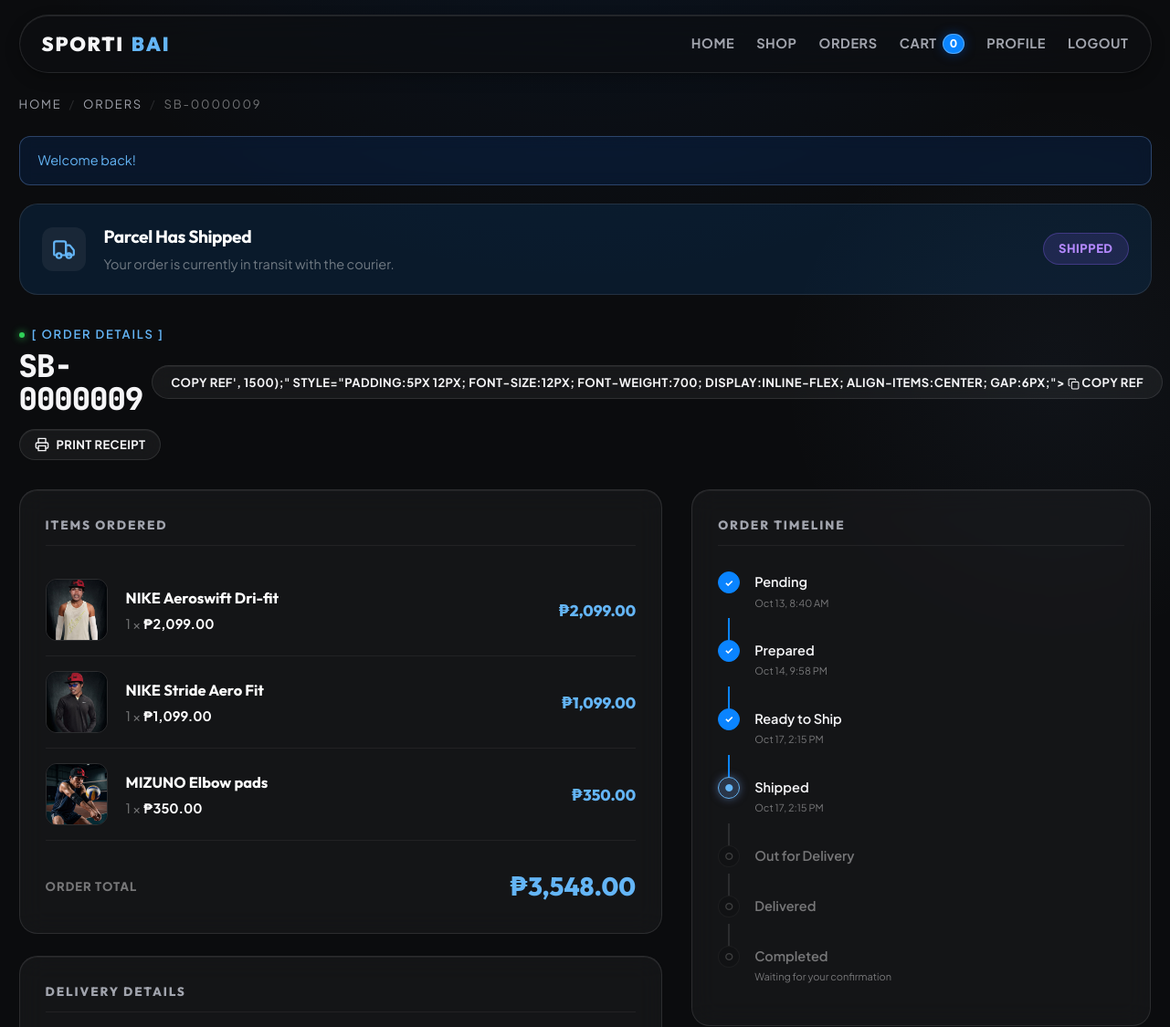
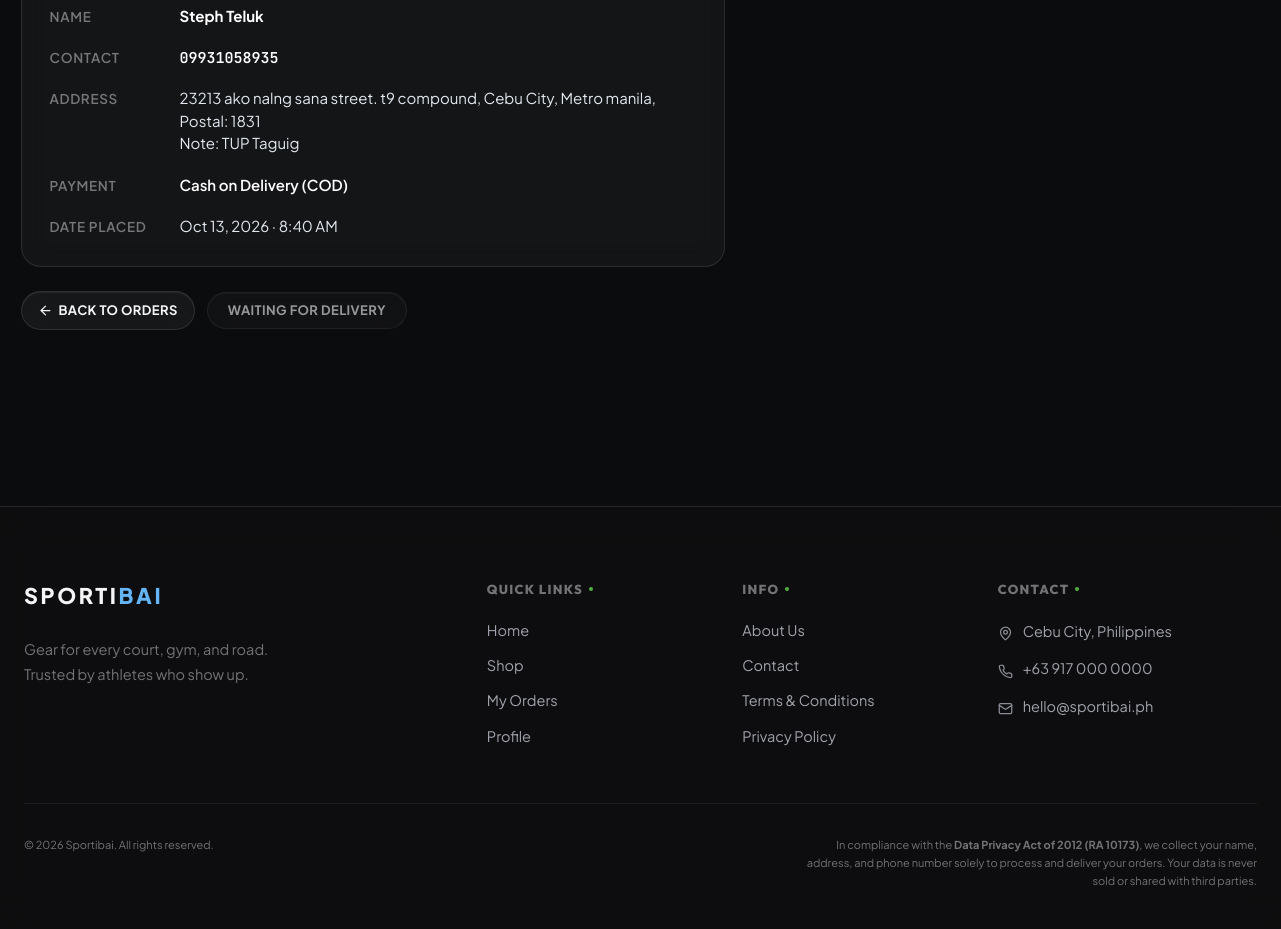
The page /order_detail.php?id=9 (signed in) on the database its author committed (2 pictures, top to bottom).
### tables this page shows
CREATE TABLE `orders` (
  `order_id` int(11) NOT NULL,
  `reference_number` varchar(20) DEFAULT NULL,
  `customer_id` int(11) NOT NULL,
  `order_type` varchar(10) NOT NULL,
  `delivery_address` varchar(255) DEFAULT NULL,
  `contact_number` varchar(20) NOT NULL,
  `snapshot_name` varchar(150) DEFAULT NULL,
  `payment_method` varchar(10) NOT NULL DEFAULT 'COD',
  `total` decimal(10,2) NOT NULL,
  `status` varchar(30) NOT NULL DEFAULT 'Pending',
  `date_ordered` timestamp NOT NULL DEFAULT current_timestamp(),
  `completed_at` datetime DEFAULT NULL
);

CREATE TABLE `order_items` (
  `order_item_id` int(11) NOT NULL,
  `order_id` int(11) NOT NULL,
  `item_id` int(11) NOT NULL,
  `selected_size` varchar(50) DEFAULT NULL,
  `quantity` int(11) NOT NULL,
  `price` decimal(10,2) NOT NULL
);

CREATE TABLE `items` (
  `item_id` int(11) NOT NULL,
  `category_id` int(11) NOT NULL,
  `name` varchar(100) NOT NULL,
  `brand` varchar(50) DEFAULT NULL,
  `description` text DEFAULT NULL,
  `price` decimal(10,2) NOT NULL,
  `cost_price` decimal(10,2) NOT NULL DEFAULT 0.00,
  `stock` int(11) NOT NULL DEFAULT 0,
  `image` varchar(255) DEFAULT NULL,
  `is_active` tinyint(1) NOT NULL DEFAULT 1
);

### includes/functions.php (called while the page is built, shortened)
<?php
require_once __DIR__ . '/icons.php';
function peso($n) {
    return '₱' . number_format($n, 2);
}
function get_status_log($conn, $order_id) {
    $log = array();
    $sql = "SELECT status, changed_at, changed_by FROM order_status_log
            WHERE order_id = ? ORDER BY log_id ASC";
    $result = mysqli_execute_query($conn, $sql, array($order_id));
    while ($row = mysqli_fetch_assoc($result)) {
        $log[] = $row;
    }
    return $log;
}
function status_badge_style($status) {
    switch ($status) {
        case 'Shipped':
        case 'Out for Delivery':
            return 'background:rgba(140,100,255,0.15);color:#b388ff;border-color:rgba(140,100,255,0.3);';
    }
}

### order_detail.php (the view, shortened to what this page needs)
<?php
require_once __DIR__ . '/includes/db.php';
require_once __DIR__ . '/includes/functions.php';
$order_id = isset($_GET['id']) ? (int)$_GET['id'] : 0;
$order = null;
if ($conn != null) {
    $sql = "SELECT o.order_id, o.reference_number, o.order_type,
                   o.delivery_address, o.contact_number, o.snapshot_name,
                   o.payment_method, o.total, o.status, o.date_ordered,
                   c.first_name, c.last_name, c.province, c.postal_code
            FROM orders o
            JOIN customer c ON o.customer_id = c.customer_id
            WHERE o.order_id = ? AND c.user_id = ?
            LIMIT 1";
    $result = mysqli_execute_query($conn, $sql, array($order_id, $_SESSION['user_id']));
    $order = mysqli_fetch_assoc($result);
}
$items = array();
if ($conn != null) {
    $sql = "SELECT i.item_id, i.name, i.image, oi.selected_size, oi.quantity, oi.price
            FROM order_items oi
            JOIN items i ON oi.item_id = i.item_id
            WHERE oi.order_id = ?
            ORDER BY oi.order_item_id";
    $result = mysqli_execute_query($conn, $sql, array($order_id));
    while ($row = mysqli_fetch_assoc($result)) {
        $items[] = $row;
    }
}
$log = get_status_log($conn, $order_id);
$is_delivery = ($order['order_type'] === 'delivery');
if ($is_delivery) {
    $timeline_steps = array('Pending', 'Prepared', 'Ready to Ship', 'Shipped', 'Out for Delivery', 'Delivered', 'Completed');
} else {
    $timeline_steps = array('Pending', 'Prepared', 'Ready for Pick Up', 'Delivered', 'Completed');
}
$log_map = array();
foreach ($log as $entry) {
    if (!isset($log_map[$entry['status']])) {
        $log_map[$entry['status']] = $entry['changed_at'];
    }
}
$current_step_index = 0;
foreach ($timeline_steps as $i => $step) {
    if ($step === $order['status']) {
        $current_step_index = $i;
    }
}
$ref = $order['reference_number'] ?? ('SB-' . str_pad($order['order_id'], 7, '0', STR_PAD_LEFT));
$can_receive = ($order['status'] === 'Delivered');
require __DIR__ . '/includes/header.php';
?>
<nav class="res-crumbs">
    <a href="index.php">Home</a>
    <span class="sep">/</span>
    <a href="orders.php">Orders</a>
    <span class="sep">/</span>
    <span><?= htmlspecialchars($ref) ?></span>
</nav>
<?php require __DIR__ . '/includes/alert.php'; ?>
<?php
$status_banners = array(
    'Pending'           => array('title' => 'Order Placed', 'desc' => 'Waiting for the shop to review and prepare your items.', 'icon' => icon('clock', '', 26)),
    'Prepared'          => array('title' => 'Seller is Preparing Your Order', 'desc' => 'Your items are being packed and checked.', 'icon' => icon('package', '', 26)),
    'Ready to Ship'     => array('title' => 'Ready for Courier Pick Up', 'desc' => 'Your package is sealed and waiting for courier dispatch.', 'icon' => icon('truck', '', 26)),
    'Ready for Pick Up' => array('title' => 'Ready for Store Pick Up', 'desc' => 'You may now visit our store and present your Reference Number.', 'icon' => icon('store', '', 26)),
    'Shipped'           => array('title' => 'Parcel Has Shipped', 'desc' => 'Your order is currently in transit with the courier.', 'icon' => icon('truck', '', 26)),
    'Out for Delivery'  => array('title' => 'Out for Delivery', 'desc' => 'Rider is on the way to your delivery address today.', 'icon' => icon('truck', '', 26)),
    'Delivered'         => array('title' => 'Parcel Delivered', 'desc' => 'Please inspect your items and click "Order Received" below.', 'icon' => icon('map-pin', '', 26)),
    'Completed'         => array('title' => 'Order Completed', 'desc' => 'Thank you for shopping with Sportibai!', 'icon' => icon('check-circle', '', 26)),
    'Cancelled'         => array('title' => 'Order Cancelled', 'desc' => 'This order was cancelled and inventory has been restored.', 'icon' => icon('x-circle', '', 26)),
);
$banner = $status_banners[$order['status']] ?? array('title' => $order['status'], 'desc' => '', 'icon' => icon('package', '', 26));
?>
<div class="order-status-banner reveal in" style="margin-bottom:1.75rem; padding:1.25rem 1.5rem; border-radius:var(--radius-xl); border:1px solid rgba(255,255,255,0.1); background:rgba(10, 132, 255, 0.12); display:flex; align-items:center; gap:1.25rem;">
    <div style="display:flex; align-items:center; justify-content:center; width:48px; height:48px; border-radius:12px; background:rgba(255,255,255,0.06); color:var(--color-accent-on-dark); flex-shrink:0;">
        <?= $banner['icon'] ?>
    </div>
    <div style="flex-grow:1;">
        <h2 style="font-size:1.2rem; font-weight:700; margin:0; color:#ffffff; font-family:var(--font-display);"><?= htmlspecialchars($banner['title']) ?></h2>
        <?php if ($banner['desc']) { ?>
            <p class="muted" style="margin:4px 0 0; font-size:14.5px;"><?= htmlspecialchars($banner['desc']) ?></p>
        <?php } ?>
    </div>
    <span class="status-badge" style="<?= status_badge_style($order['status']); ?> font-size:13px; font-weight:800; padding:6px 16px;">
        <?= htmlspecialchars($order['status']) ?>
    </span>
</div>
<section class="reveal in">
    <div style="display:flex; align-items:center; justify-content:space-between; flex-wrap:wrap; gap:1rem; margin-bottom:2rem;">
        <div>
            <div class="hero-eyebrow">[ ORDER DETAILS ]</div>
            <div style="display:flex; align-items:center; gap:10px; margin-top:6px;">
                <h1 style="font-size:var(--text-display-m); margin:0; font-family:var(--font-mono); font-weight:800;">
                    <?= htmlspecialchars($ref) ?>
                </h1>
                <button type="button" class="btn ghost sm" onclick="navigator.clipboard.writeText('<?= htmlspecialchars($ref) ?>'); this.innerHTML='<span style=\'color:var(--color-brand-green);\'>Copied!</span>'; setTimeout(() => this.innerHTML='<?= icon('copy', '', 13) ?> Copy Ref', 1500);" style="padding:5px 12px; font-size:12px; font-weight:700; display:inline-flex; align-items:center; gap:6px;">
                    <?= icon('copy', '', 13) ?>
                    <span>Copy Ref</span>
                </button>
            </div>
        </div>
        <div style="display:flex; gap:8px;">
            <?php if ($order['status'] !== 'Cancelled') { ?>
                <button type="button" class="btn ghost sm" onclick="window.print()" style="font-size:13px; font-weight:700; padding:8px 16px; display:inline-flex; align-items:center; gap:8px;">
                    <?= icon('printer', '', 16) ?>
                    <span>Print Receipt</span>
                </button>
            <?php } ?>
        </div>
    </div>
    <div class="order-detail-grid">
        <div class="order-detail-left">
            <div class="detail-card">
                <div class="detail-card-title">Items Ordered</div>
                <?php foreach ($items as $item) {
                    $has_img = isset($item['image']) && $item['image'] != '' && file_exists(__DIR__ . '/images/uploads/' . basename($item['image']));
                ?>
                <div class="detail-item-row">
                    <?php if ($has_img) { ?>
                        <img class="detail-item-thumb" src="images/uploads/<?= htmlspecialchars(basename($item['image'])) ?>" alt="<?= htmlspecialchars($item['name']) ?>">
                    <?php } else { ?>
                        <div class="detail-item-thumb tile" style="--h:<?= tile_hue($item['item_id']) ?>; aspect-ratio:1; border-radius:var(--radius-md);"></div>
                    <?php } ?>
                    <div class="detail-item-info">
                        <span style="font-weight:700; font-size:16.5px; color:#ffffff; font-family:var(--font-display);">
                            <?= htmlspecialchars($item['name']) ?>
                        </span>
                        <span class="muted" style="font-size:14.5px; margin-top:2px;">
                            <?= $item['quantity'] ?> × <strong style="color:#ffffff;"><?= peso($item['price']) ?></strong>
                        </span>
                    </div>
                    <span style="font-weight:800; font-size:17px; color:var(--color-accent-on-dark); font-family:var(--font-display);">
                        <?= peso($item['price'] * $item['quantity']) ?>
                    </span>
                </div>
                <?php } ?>
                <div class="detail-total-row">
                    <span class="muted" style="font-size:13px; font-weight:800; letter-spacing:var(--tracking-label); text-transform:uppercase;">Order Total</span>
                    <span style="font-size:1.75rem; font-weight:800; color:var(--color-accent-on-dark); font-family:var(--font-display);"><?= peso($order['total']) ?></span>
                </div>
            </div>
            <div class="detail-card">
                <div class="detail-card-title">
                    <?= $is_delivery ? 'Delivery Details' : 'Pick Up Details' ?>
                </div>
                <div class="detail-info-list">
                    <div class="detail-info-row">
                        <span class="muted detail-info-label">Name</span>
                        <span style="font-weight:700; font-size:15px; color:#fff;"><?= htmlspecialchars($order['snapshot_name'] ?? ($order['first_name'] . ' ' . $order['last_name'])) ?></span>
                    </div>
                    <div class="detail-info-row">
                        <span class="muted detail-info-label">Contact</span>
                        <span style="font-weight:600; font-family:var(--font-mono); font-size:15px; color:#fff;"><?= htmlspecialchars($order['contact_number']) ?></span>
                    </div>
                    <?php if ($is_delivery && $order['delivery_address']) { ?>
                    <div class="detail-info-row">
                        <span class="muted detail-info-label">Address</span>
                        <span style="font-size:15px; color:#e2e8f0; line-height:1.5;"><?= nl2br(htmlspecialchars($order['delivery_address'])) ?></span>
                    </div>
                    <?php } ?>
                    <div class="detail-info-row">
                        <span class="muted detail-info-label">Payment</span>
                        <span style="font-weight:600; font-size:15px; color:#fff;">Cash on Delivery (COD)</span>
                    </div>
                    <div class="detail-info-row">
                        <span class="muted detail-info-label">Date Placed</span>
                        <span style="font-size:15px; color:#e2e8f0;"><?= date('M d, Y · g:i A', strtotime($order['date_ordered'])) ?></span>
                    </div>
                </div>
            </div>
            <div style="display:flex; gap:.75rem; flex-wrap:wrap; align-items:center;">
                <a href="orders.php" class="btn ghost sm" style="font-size:13px; font-weight:700; padding:8px 16px; display:inline-flex; align-items:center; gap:6px;">
                    <?= icon('arrow-left', '', 15) ?>
                    <span>Back to Orders</span>
                </a>
                <?php if ($can_receive) { ?>
                    <form method="POST" action="actions/receive_order.php" style="display:inline;">
                        <?= csrf_field() ?>
                        <input type="hidden" name="order_id" value="<?= $order['order_id'] ?>">
                        <button class="btn sm" type="submit"
                            onclick="return confirm('Confirm you received this order?')"
                            style="background:rgba(81,175,67,0.85); box-shadow:0 2px 14px rgba(81,175,67,0.3); font-size:13px; font-weight:700; padding:8px 18px; display:inline-flex; align-items:center; gap:6px;">
                            <?= icon('check-circle', '', 16) ?>
                            <span>Order Received</span>
                        </button>
                    </form>
                <?php } elseif ($order['status'] === 'Shipped' || $order['status'] === 'Out for Delivery' || $order['status'] === 'Ready for Pick Up') { ?>
                    <button class="btn ghost sm" disabled style="opacity:0.6; cursor:not-allowed;" title="Waiting for delivery confirmation">
                        Waiting for Delivery
                    </button>
                <?php } ?>
            </div>
        </div>
        <div class="order-detail-right">
            <div class="detail-card timeline-card">
                <div class="detail-card-title">Order Timeline</div>
                <div class="timeline">
                    <?php foreach ($timeline_steps as $i => $step) {
                        $is_done    = ($i < $current_step_index);
                        $is_current = ($i === $current_step_index);
                        $is_future  = ($i > $current_step_index);
                        $cls = 'timeline-step';
                        if ($is_done)    $cls .= ' done';
                        if ($is_current) $cls .= ' current';
                        if ($is_future)  $cls .= ' future';
                        $ts = isset($log_map[$step]) ? date('M d, g:i A', strtotime($log_map[$step])) : null;
                    ?>
                        <div class="<?= $cls ?>">
                            <div class="timeline-dot">
                                <?php if ($is_done) { echo '✓'; }
                                elseif ($is_current && $step !== 'Cancelled') { echo '●'; }
                                elseif ($step === 'Cancelled') { echo '✕'; }
                                else { echo '○'; } ?>
                            </div>
                            <div class="timeline-content">
                                <span class="timeline-label"><?= htmlspecialchars($step) ?></span>
                                <?php if ($ts) { ?>
                                    <span class="timeline-time muted"><?= $ts ?></span>
                                <?php } elseif ($is_current && $step !== 'Completed' && $step !== 'Cancelled') { ?>
                                    <span class="timeline-time" style="color:var(--color-accent-on-dark);">← Current</span>
                                <?php } elseif ($is_future && $step === 'Completed') { ?>
                                    <span class="timeline-time muted">Waiting for your confirmation</span>
                                <?php } ?>
                            </div>
                        </div>
                        <?php if ($i < count($timeline_steps) - 1) { ?>
                            <div class="timeline-line <?= ($i < $current_step_index) ? 'done' : '' ?>"></div>
                        <?php } ?>
                    <?php } ?>
                </div>
            </div>
        </div>
    </div>
</section>
<?php require __DIR__ . '/includes/footer.php'; ?>

### rows shown on the page
orders: reference_number "SB-0000009", status "Parcel Has Shipped", status "Your order is currently in transit with the courier.", status "SHIPPED", total "₱3,548.00", snapshot_name "Steph Teluk", contact_number "09931058935", delivery_address "23213 ako nalng sana street. t9 compound, Cebu City, Metro manila, Postal: 1831 Note: TUP Taguig", date_ordered "Oct 13, 2026 · 8:40 AM"
order_items: item.image (picture), item.name "NIKE Aeroswift Dri-fit", quantity "1", price "₱2,099.00", peso($item['price'] * $item['quantity']) "₱2,099.00"
order_items: item.image (picture), item.name "NIKE Stride Aero Fit", quantity "1", price "₱1,099.00", peso($item['price'] * $item['quantity']) "₱1,099.00"
order_items: item.image (picture), item.name "MIZUNO Elbow pads", quantity "1", price "₱350.00", peso($item['price'] * $item['quantity']) "₱350.00"

### other values the page prints
$cart_count "0"
$_SESSION['success'] "Welcome back!"
$step "Pending"
$ts "Oct 13, 8:40 AM"
$step "Prepared"
$ts "Oct 14, 9:58 PM"
$step "Ready to Ship"
$ts "Oct 17, 2:15 PM"
$step "Shipped"
$step "Out for Delivery"
$step "Delivered"
$step "Completed"
